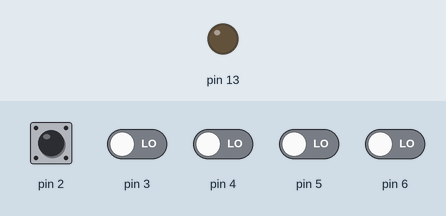
Recording of a sketch running on a simulated Arduino Leonardo, built with avr-gcc and run on an emulated ATmega32U4. Parts: output pins drawn as LEDs (lit = HIGH). Dashed ring = blinking. The inputs (shaded band) are chosen by the test bench; at power-on: pin 2–6 LOW. USB keyboard and mouse output is not drawn; what the sketch prints to the serial monitor is not drawn.

Above: at 1.2 s.
1.3 s: pin 2 driven HIGH
2.8 s: pin 2 driven LOW
At 3.1 s:
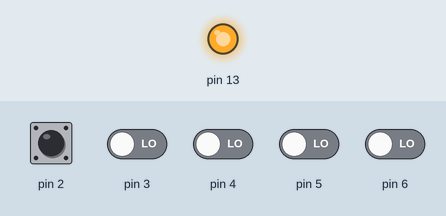
4.3 s: pin 3 driven HIGH
5.8 s: pin 4 driven HIGH
7.7 s: pin 3 driven LOW
9.2 s: pin 2 pulsed HIGH 5 times (0.12 s each, 0.3 s apart)
At 9.77 s:
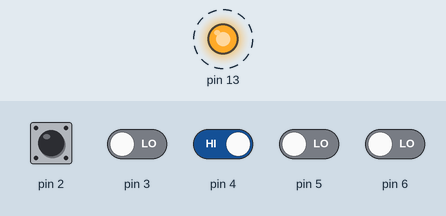
Timing chart, 0 to 12.2 s (numbered marks = the images above; inputs shaded):
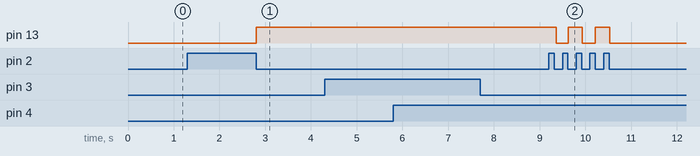

Measured:
- after the input at 1.3 s, every drawn part: stays the same
- after the input at 2.8 s, pin 13: LOW → HIGH at once
- after the input at 4.3 s, every drawn part: stays the same
- after the input at 5.8 s, every drawn part: stays the same
- after the input at 7.7 s, every drawn part: stays the same
- after the input at 9.2 s, pin 13: alternates HIGH for 0.31 s and LOW for 0.27 s, 5 changes in all, then stays LOW, starting after 0.16 s

The sketch:

LabKeyboardControl.ino
```cpp
/*
   Keyboard control from pushbuttons

   Sends keystrokes from pushbutton values. Also shows how to use shift key
   as an example of a modifier key

   created 13 Oct 2018
   by Tom Igoe
*/

#include <Keyboard.h>
// Global variables:
int buttonState[5];      // states of the buttons
int lastButtonState[5];  // previous states of the buttons
// whether or not the Arduino is controlling the keyboard:
bool keyboardIsActive = false;
int repeatRate = 50;    // key repeat rate, in milliseconds

// keys to be pressed by the keyboard buttons:
int key[] = {KEY_LEFT_SHIFT, 'a', 's', 'd'};

void setup() {
  // initialize serial communication:
  Serial.begin(9600);
  // set the pins as INPUTs:
  for (int b = 2; b < 7; b++) {
    pinMode(b, INPUT);
  }
  // make the LED pin an output:
  pinMode(13, OUTPUT);
}

void loop() {
  // iterate over the buttons:
  for (int b = 0; b < 5; b++) {
    // pin number = array index number + 2:
    buttonState[b] = digitalRead(b + 2);
    // see if the button has changed:
    if (buttonState[b] != lastButtonState[b]) {
      Serial.print("button ");
      Serial.print(b);
      if (buttonState[b] == HIGH)
      { // pressed
        buttonAction(b, 0);
        //Serial.println(" pressed");
      } else { // released
        buttonAction(b, 1);
        //Serial.println(" released");
      }
    } else {
      if (buttonState[b] == HIGH) {
        buttonAction(b, 2);
        //Serial.println(" still pressed");
      }
    }
    // save button's current state as previous state for next loop:
    lastButtonState[b] = buttonState[b];
  }
}


void buttonAction(int buttonNumber, int buttonState) {
  // the keyboard state change button
  if (buttonNumber == 0) {
    // on press, toggle keyboardIsActive
    if (buttonState == HIGH) {
      keyboardIsActive = !keyboardIsActive;
      // activate the keyboard:
      if (keyboardIsActive) {
        Keyboard.begin();
      } else {
        Keyboard.end();
      }
      // change the LED to reflect the keyboard state:
      digitalWrite(13, keyboardIsActive);

      /*
      // an alternative to the LED indicator is a buzzer
      // indicator on the same pin. The following will buzz
      // once when you activate the keyboard, twice, when you
      // deactivate:

      keyboardIsActive = !keyboardIsActive;
      // activate the keyboard:
      if (keyboardIsActive) {
        Keyboard.begin();
        //buzz once for active:
        digitalWrite(13, HIGH);
        delay(300);
        digitalWrite(13, LOW);
      } else {
        Keyboard.end();
        //buzz twice for inactive:
        digitalWrite(13, HIGH);
        delay(300);
        digitalWrite(13, LOW);
        delay(300);
        digitalWrite(13, HIGH);
        delay(300);
        digitalWrite(13, LOW);
        }
      */
    }
  }
  // the other three buttons:
  if (keyboardIsActive) {
    if (buttonNumber > 0 ) {
      if (buttonState == HIGH) {
        Keyboard.press(key[buttonNumber - 1]);
        Serial.println(" pressed");
      }
      if (buttonState == LOW) {
        Keyboard.release(key[buttonNumber - 1]);
        Serial.println(" released");
      }
    }
    // all the buttons other than the shift button and the keyboard state button:
    if (buttonNumber > 1) {
      if (buttonState == 2) { // pressed
        Keyboard.write(key[buttonNumber - 1]);
        Serial.println(" repeating");
        delay(repeatRate);
      }
    }
  }
}
```
